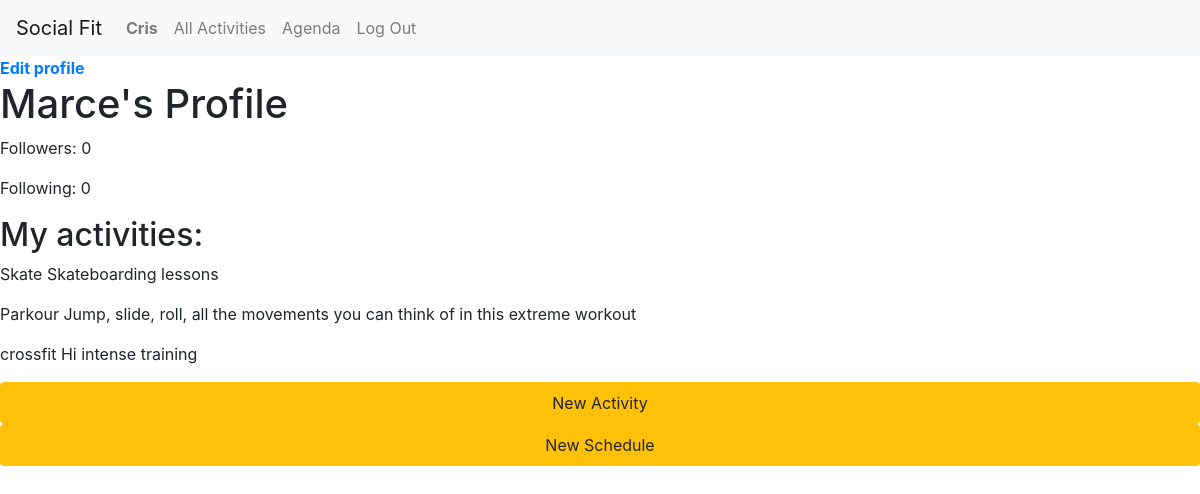
The page /profile/Marce (signed in) on the database its author committed.
### booking/models.py (models this page shows, shortened)
class User(AbstractUser):
    pass

class UserProfile(models.Model):
    user = models.ForeignKey(User, on_delete=models.CASCADE, related_name='profile')
    birthdate = models.DateField()
    photo = models.CharField(max_length=50, null=True)
    phone_number = models.CharField(max_length=50)
    profile_image = models.CharField(max_length=200)
    authorization = models.CharField(max_length=1)
    certificate = models.CharField(max_length=1)
    auto_reservation = models.BooleanField(null=True)
    followers = models.ManyToManyField(User, blank=True, related_name="followers")
    following_users = models.ManyToManyField(User, blank=True, related_name="following_users")
    is_instructor = models.BooleanField(default=False)

class Activity(models.Model):
    created_by = models.ForeignKey(User, on_delete=models.CASCADE, related_name='activity_owner')
    name = models.CharField(max_length=30)
    description = models.TextField()
    image = models.ImageField(upload_to = 'images/')
    active = models.BooleanField(default=True)
    def __str__(self):
        return f"{self.name} {self.description}"

### booking/views.py (the view)
# urls.py: path('profile/<str:username>', views.user_profile_view, name='profile'),
@login_required
def user_profile_view(request, username):
    if (request.user.is_authenticated):
        user = get_object_or_404(User, username=username)
        try:
            user_profile = get_object_or_404(UserProfile, user=user)
        except Exception as e:
            user_profile = None
        activities = Activity.objects.filter(created_by=user).order_by()
        context = {
            'username': username,
            'user_profile': user_profile,
            'activitys': activities,
        }
        return render(request, 'booking/profile.html', context)

### booking/templates/booking/profile.html (shortened to what this page needs)
{% extends "booking/layout.html" %}
{% block body %}
<a href="{% url 'booking:edit_profile' %}"><strong>Edit profile</strong></a>
<h1>{{ username }}'s Profile</h1>
<p>Followers: {{ user_profile.followers.count | default:0}}</p>
<p>Following: {{ user_profile.following_users.count | default:0 }}</p>
<h2>My activities:</h2>
{%if activitys %}
{% for activity in activitys %}
    <p>{{ activity }}</p>
{% endfor %}
{%else%}
<h4>No activity found</h4>
{% endif %}
{% if user_profile.is_instructor %}
<div><a class="nav-link btn btn-warning" href="{% url 'booking:create' %}">New Activity</a></div>
<div><a class="nav-link btn btn-warning" href="{% url 'booking:createtime' %}">New Schedule</a></div>
{% endif %}
{% endblock %}

### booking/templates/booking/layout.html (shortened to what this page needs)
{% load static %}
<!DOCTYPE html>
<html lang="en">
    <head>
        <link rel="stylesheet" href="https://stackpath.bootstrapcdn.com/bootstrap/4.4.1/css/bootstrap.min.css">
        <link href="{% static 'booking/styles.css' %}" rel="stylesheet">
    </head>
    <body>
        <nav class="navbar navbar-expand-lg navbar-light bg-light">
            <a class="navbar-brand" href="{% url 'booking:index' %}">Social Fit</a>
            <div>
              <ul class="navbar-nav mr-auto">
                {% if user.is_authenticated %}
                    <li class="nav-item">
                        <a class="nav-link" href="{% url 'booking:profile' request.user.username %}"><strong>{{ user.username }}</strong></a>
                    </li>
                {% endif %}
                <li class="nav-item">
                  <a class="nav-link" href="{% url 'booking:all_activities' %}">All Activities</a>
                </li>
                {% if user.is_authenticated %}
                    <li class="nav-item">
                        <a class="nav-link" href="{% url 'booking:agenda' %}">Agenda</a>
                    </li>
                    <li class="nav-item">
                        <a class="nav-link" href="{% url 'booking:logout' %}">Log Out</a>
                    </li>
                {% endif %}
              </ul>
            </div>
          </nav>
        <div class="body">
            {% block body %}
            {% endblock %}
        </div>
    </body>
</html>

### rows shown on the page
User: username "Cris"
User: username "Marce"
UserProfile: followers.count "0", following_users.count "0"
Activity: name+description "Skate Skateboarding lessons"
Activity: name+description "Parkour Jump, slide, roll, all the movements you can think of in this extreme workout"
Activity: name+description "crossfit Hi intense training"
